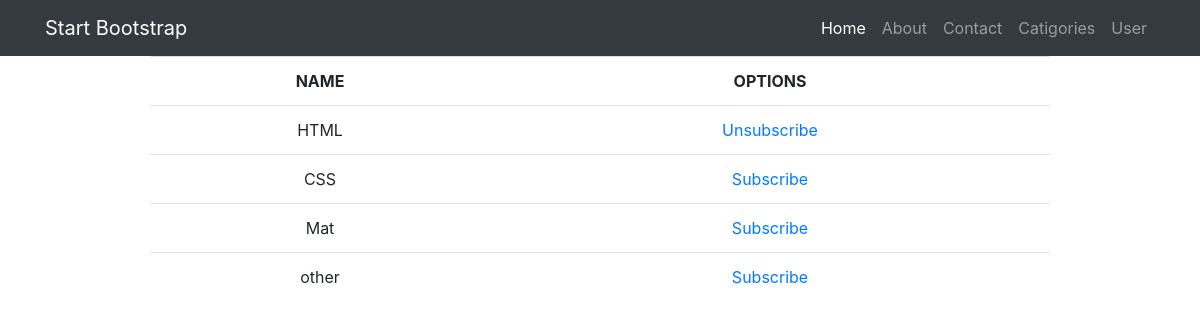
The page /posts/categories/ (signed in) on the database its author committed.
### news/models.py (models this page shows)
class Categories(models.Model):
    category = models.CharField(max_length = 255, unique = True)
    subscribers = models.ManyToManyField(User)
    def __str__(self):
        return self.category
    class Meta:
        verbose_name = 'Category'
        verbose_name_plural = 'Categories'

### news/views.py (the view)
# urls.py: path('categories/', CatigoriesView.as_view(), name = 'categories_list'),
class CatigoriesView(ListView):
    template_name = 'categories.html'
    context_object_name = 'categories'
    queryset = Categories.objects.all()

### templates/categories.html (shortened to what this page needs)
{% extends 'flatpages/default.html' %}
{% load custom_filters %}
{% load cache %}
{% block content %}
{% if categories %}
    <table class="detail_table table">
        <tr>
            <td class='detail_column column'>
                Name
            </td>
            <td class='detail_column column'>
                Options
            </td>
        </tr>
        {% for category in categories %}
            <tr>
                <td>
                    {{ category }}
                </td>
                <td>
                    {% if user in category.subscribers.all %}
                        <a href="{% url 'unsubscribe' category.id %}"> Unsubscribe</a>
                    {% else %}
                        <a href="{% url 'subscribe' category.id %}"> Subscribe</a>
                    {% endif %}
                </td>
            </tr>
        {% endfor %}
    </table>
{% else %}
<h1>No catigories</h1>
{% endif %}
{% endblock content %}

### rows shown on the page
Categories: category "HTML", shows "Unsubscribe"
Categories: category "CSS", shows "Subscribe"
Categories: category "Mat", shows "Subscribe"
Categories: category "other", shows "Subscribe"
